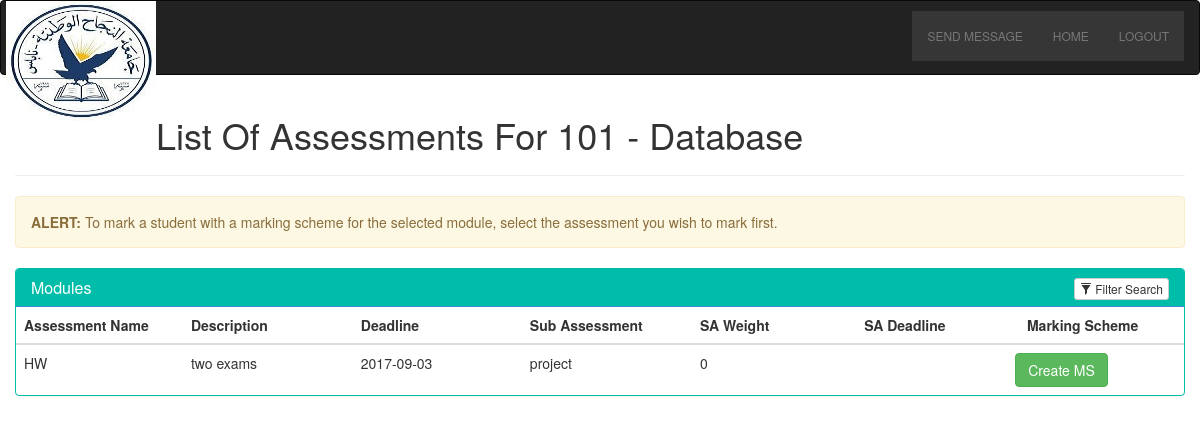
Screenshot of /prof/view-assessments-marking-scheme.php?id=101 with the database file from the repository.
### tables this page shows
CREATE TABLE `module` (
  `id` int(9) NOT NULL,
  `module_code` varchar(7) NOT NULL,
  `module_name` varchar(50) NOT NULL,
  `lecturer_id` int(255) NOT NULL,
  `module_leader` varchar(50) NOT NULL,
  `description` varchar(250) NOT NULL,
  `level` varchar(25) NOT NULL,
  `assessment1` varchar(50) NOT NULL,
  `assessment2` varchar(50) NOT NULL,
  `assessment3` varchar(50) NOT NULL,
  `lecturers_linked` varchar(250) NOT NULL,
  `engagement_points` varchar(500) NOT NULL
);

CREATE TABLE `assessment` (
  `assessment_code` int(9) NOT NULL,
  `module_code` varchar(15) NOT NULL,
  `name` varchar(250) NOT NULL,
  `number_markers` int(11) NOT NULL,
  `marking_scheme` varchar(9) NOT NULL,
  `weighs` varchar(5) NOT NULL,
  `description` varchar(255) NOT NULL,
  `deadline` varchar(15) NOT NULL,
  `markers` varchar(40) NOT NULL,
  `sub_assessment` varchar(60) NOT NULL,
  `sub_assessment_description` varchar(100) NOT NULL,
  `sub_assessment_weight` int(11) NOT NULL,
  `sub_assessment_marking_scheme` varchar(50) NOT NULL,
  `sub_assessment_deadline` varchar(50) NOT NULL
);

### prof/view-assessments-marking-scheme.php (the view, shortened to what this page needs)
<!DOCTYPE html>
<html>
  <?php
    include "../includes/header.php";
    include "../includes/prof-navbar.php";
    include "../db_handler.php";
  ?>
  <link rel="stylesheet" href="https://maxcdn.bootstrapcdn.com/bootstrap/3.3.7/css/bootstrap.min.css">
<head>
    <link rel="stylesheet" type="text/css" href="bootstrap/css/bootstrap.min.css"/>
</head>
<body>
<div class="container">
    <div class="row">
    	<h1>List Of Assessments For
        <?php
            $module = mysqli_real_escape_string($conn, $_GET['id']);
            $sql = "SELECT * FROM module WHERE module_code = '$module'";
            $result = mysqli_query($conn, $sql) or die(mysqli_error($conn));
                while($row = mysqli_fetch_array($result)) {
                  $mcode = $row['module_code'];
                  $mname = $row['module_name'];
            }
            echo $mcode . " - " . $mname;
        ?>
      </h1>
    	<hr>
      <div class="alert alert-warning" role="alert">
        <strong>ALERT: </strong> To mark a student with a marking scheme for the selected module, select the assessment you wish to mark first.
      </div>
        <div class="panel panel-primary filterable" style="border-color: #00bdaa;">
            <div class="panel-heading" style="background-color: #00bdaa;">
                <h3 class="panel-title">Modules</h3>
                <div class="pull-right">
                    <button class="btn btn-default btn-xs btn-filter"><span class="glyphicon glyphicon-filter"></span> Filter Search</button>
                </div>
            </div>
            <table class="table">
                <thead>
                    <tr class="filters">
                        <th><input type="text" class="form-control" placeholder="Assessment Name" disabled></th>
                        <th><input type="text" class="form-control" placeholder="Description" disabled></th>
                        <th><input type="text" class="form-control" placeholder="Deadline" disabled></th>
                        <th><input type="text" class="form-control" placeholder="Sub Assessment" disabled></th>
                        <th><input type="text" class="form-control" placeholder="SA Weight" disabled></th>
                        <th><input type="text" class="form-control" placeholder="SA Deadline" disabled></th>
                        <th><input type="text" class="form-control" placeholder="Marking Scheme" disabled></th>
                    </tr>
                </thead>
                <tbody>
                    <?php
                        $output = '';
                        if(isset($_POST["query"]))
                        {
                         $search = mysqli_real_escape_string($conn, $_POST["query"]);
                         $query = "
                          SELECT * FROM assessment
                          WHERE name LIKE '%".$search."%'
                          OR description LIKE '%".$search."%'
                          OR sub_assessment LIKE '%".$search."%'
                         ";
                        }
                        else
                        {
                          $mcode = mysqli_real_escape_string($conn, $_GET['id']);
                          $sql = "SELECT * FROM assessment WHERE module_code = '$mcode'";
                          $res = mysqli_query($conn, $sql);
                        }
                        while($row = mysqli_fetch_array($res)) {
                          $assessment = $row["assessment_code"];
                            $output .= '
                             <tr>
                              <td>'.$row["name"].'</td>
                              <td>'.$row["description"].'</td>
                              <td>'.$row["deadline"].'</td>
                              <td>'.$row["sub_assessment"].'</td>
                              <td>'.$row["sub_assessment_weight"].'</td>
                              <td>'.$row["sub_assessment_deadline"].'</td>
                                <td class="text-center">
                                  <button type="button" class="btn btn-success"><a href="marking-scheme.php?id=' . $assessment . '">Create MS</a></button>
                                </td>
                              </tr>
                              </div>
                            ';
                          }
                        echo $output;
                    ?>
            </div>
        </div>
</body>
</html>

### includes/prof-navbar.php (style rules this page uses)
div { display: block; }

### prof/view-assessments-marking-scheme.php (style rules this page uses)
.filterable { margin-top: 15px; }
.filterable .panel-heading .pull-right { margin-top: -20px; }
.filterable .filters input[disabled] { background-color: transparent; border: none; cursor: auto; box-shadow: none; padding: 0; height: auto; }
button { margin-left: -80px; }
a { color: white; }

### rows the page displays
module: module_code "101", module_name "Database"
assessment: name "HW", description "two exams", deadline "2017-09-03", sub_assessment "project", sub_assessment_weight "0"

### other values shown
$name "HOME"
$name "LOGOUT"
